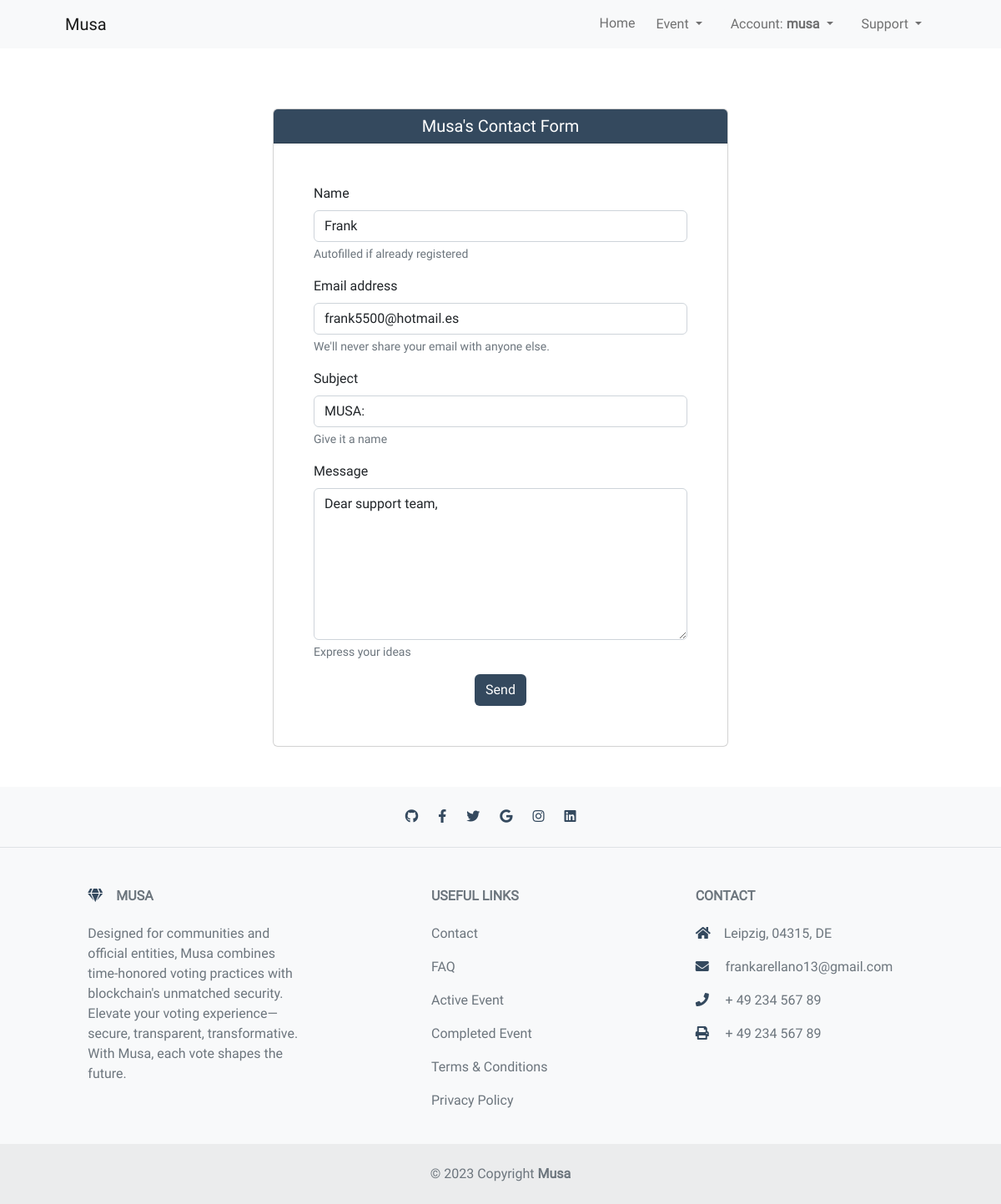
The app's page /contact/ (signed in) with its own data.
### musa/models.py (models this page shows, shortened)
class UserProfile(AbstractUser):
    verified = models.BooleanField(default=False)
    role = models.IntegerField(choices=ROLES, default=0)
    user_card = models.ManyToManyField(
        'vote_management.VoteCard',
        through='vote_management.VoteRecord', related_name='user_cards')
    class Meta:
        ordering = ['username']

### musa/views.py (the view)
# urls.py: path('contact/', views.ContactView.as_view(),
class ContactView(generic.ListView):
    model = UserProfile
    template_name = "frontend/contact.html"
    context_object_name = 'contact_form'

### templates/frontend/contact.html (shortened to what this page needs)
{% extends "base.html" %}
{% block content %}
<div class="container my-5">
    <div class="row d-flex justify-content-center align-items-center">
        <div class="col-lg-6 col-md-12 col-sm-12">
            <div class="card">
                <div class="card-header card-header-blue text-center h5">Musa's Contact Form</div>
                <form id="contactForm" class="card-body p-5" onsubmit="return sendMail(this, event);">
                    <div class="mb-3">
                        <label for="name" class="form-label">Name</label>
                        <input name="name"
                            value="{% if user.is_authenticated %}{{ request.user.first_name }} {% endif %}"
                            class="form-control" id="name" aria-describedby="name" required>
                        <div id="nameHelp" class="form-text">Autofilled if already registered</div>
                    </div>
                    <div class="mb-3">
                        <label for="exampleInputEmail1" class="form-label">Email address</label>
                        <input name="emailaddress" type="email"
                            value="{% if user.is_authenticated %}{{ request.user.email }} {% endif %}"
                            class="form-control" id="exampleInputEmail1" aria-describedby="emailHelp" required>
                        <div id="emailHelp" class="form-text">We'll never share your email with anyone else.</div>
                    </div>
                    <div class="mb-3">
                        <label for="subject" class="form-label">Subject</label>
                        <input name="subject" type="text" value="MUSA: " class="form-control" id="subject"
                            aria-describedby="subjectHelp" required>
                        <div id="subjectHelp" class="form-text">Give it a name</div>
                    </div>
                    <div class="mb-3">
                        <label for="message" class="form-label">Message</label>
                        <textarea name="issue" type="text" class="form-control" id="message" rows="7" cols="7"
                            aria-describedby="messageHelp" required>Dear support team, </textarea>
                        <div id="messageHelp" class="form-text">Express your ideas</div>
                    </div>
                    <div class="text-center">
                        <button type="submit" class="btn btn-primary-blue ">Send</button>
                    </div>
                </form>
            </div>
        </div>
    </div>
</div>
{% endblock content %}

### templates/base.html (shortened to what this page needs)
{% load static %}
{% now "Y" as copyright %}
<!DOCTYPE html>
<html lang="en">
<head>
    <link rel="stylesheet" href="https://cdnjs.cloudflare.com/ajax/libs/font-awesome/5.15.3/css/all.min.css">
    <link href="{% static 'homepage/css/styles.css' %}" rel="stylesheet" />
    <link href="{% static 'custom/css/style.css' %}" rel="stylesheet" />
</head>
<nav class="navbar navbar-expand-lg navbar-light bg-light">
    <div class="container px-5">
        <a class="navbar-brand" href="/">Musa</a>
        <div class="collapse navbar-collapse" id="navbarSupportedContent">
            <ul class="navbar-nav ms-auto mb-2 mb-lg-0">
                <li class="nav-item"><a class="nav-link" aria-current="page" href="/">Home</a></li>
                <li class="nav-item dropdown mx-2">
                    <button class="btn btn-light dropdown-toggle nav-link px-2" data-bs-toggle="dropdown"
                        aria-expanded="false">
                        Event
                    </button>
                </li>
                <li class="nav-item dropdown mx-2">
                    <button class="btn btn-light dropdown-toggle nav-link px-2" data-bs-toggle="dropdown"
                        aria-expanded="false">
                        {% if user.is_authenticated %}
                        Account: <strong>{{ request.user.username }}</strong>
                        {% else %}
                        Account
                        {% endif %}
                    </button>
                </li>
                <li class="nav-item dropdown mx-2">
                    <button class="btn btn-light dropdown-toggle nav-link px-2" data-bs-toggle="dropdown"
                        aria-expanded="false">
                        Support
                    </button>
                </li>
            </ul>
        </div>
    </div>
</nav>
{% block content %}
{% endblock content %}
<footer class="text-center text-lg-start bg-light text-muted mt-5">
    <section class="d-flex justify-content-center p-4 border-bottom">
        <div>
            <ul class="list-unstyled d-flex mb-0">
                <li class="me-4"><a href="https://github.com/plexoio/musa" target="_blank" rel="noopener noreferrer"
                        aria-label="GitHub"><i class="fab fa-github"></i></a></li>
                <li class="me-4"><a href="https://facebook.com/" target="_blank" rel="noopener noreferrer"
                        aria-label="Facebook"><i class="fab fa-facebook-f"></i></a></li>
                <li class="me-4"><a href="https://x.com/" target="_blank" rel="noopener noreferrer"
                        aria-label="Twitter"><i class="fab fa-twitter"></i></a></li>
                <li class="me-4"><a href="https://google.com/" target="_blank" rel="noopener noreferrer"
                        aria-label="Google"><i class="fab fa-google"></i></a></li>
                <li class="me-4"><a href="https://instagram.com/" target="_blank" rel="noopener noreferrer"
                        aria-label="Instagram"><i class="fab fa-instagram"></i></a></li>
                <li class="me-4"><a href="https://linkedin.com/" target="_blank" rel="noopener noreferrer"
                        aria-label="LinkedIn"><i class="fab fa-linkedin"></i></a></li>
            </ul>
        </div>
    </section>
    <section class="">
        <div class="container text-center text-md-start mt-5">
            <div class="row mt-3">
                <div class="col-md-3 col-lg-4 col-xl-3 mx-auto mb-4">
                    <h6 class="text-uppercase fw-bold mb-4">
                        <i class="fas fa-gem me-3"></i>Musa
                    </h6>
                    <p>
                        Designed for communities and official entities, Musa combines time-honored voting practices with
                        blockchain's unmatched security. Elevate your voting experience—secure, transparent,
                        transformative. With Musa, each vote shapes the future.
                    </p>
                </div>
                <div class="col-md-3 col-lg-2 col-xl-2 mx-auto mb-4">
                    <h6 class="text-uppercase fw-bold mb-4">
                        Useful links
                    </h6>
                    <p>
                        <a href="{% url 'contact_form' %}" class="text-reset">Contact</a>
                    </p>
                    <p>
                        <a href="{% url 'faq_page' %}" class="text-reset">FAQ</a>
                    </p>
                    <p>
                        <a href="{% url 'see_more' %}" class="text-reset">Active Event</a>
                    </p>
                    <p>
                        <a href="{% url 'see_more_completed' %}" class="text-reset">Completed Event</a>
                    </p>
                    <p>
                        <a href="{% url 'terms_page' %}" class="text-reset">Terms & Conditions</a>
                    </p>
                    <p>
                        <a href="{% url 'policy_page' %}" class="text-reset">Privacy Policy</a>
                    </p>
                </div>
                <div class="col-md-4 col-lg-3 col-xl-3 mx-auto mb-md-0 mb-4">
                    <h6 class="text-uppercase fw-bold mb-4">Contact</h6>
                    <p><i class="fas fa-home me-3"></i>Leipzig, 04315, DE</p>
                    <p>
                        <i class="fas fa-envelope me-3"></i>
                        frankarellano13@gmail.com
                    </p>
                    <p><i class="fas fa-phone me-3"></i> + 49 234 567 89</p>
                    <p><i class="fas fa-print me-3"></i> + 49 234 567 89</p>
                </div>
            </div>
        </div>
    </section>
    <div class="text-center p-4 footer-bg">
        © {{ copyright }} Copyright
        <a class="text-reset fw-bold" href="https://github.com/plexoio/musa">Musa</a>
    </div>
</footer>
</body>
</html>

### static/custom/css/style.css (style rules this page uses)
* { font-family: 'Roboto', Fairplay, sans-serif; }
a { text-decoration: none; }
.card-header-blue { background-color: #34495e; color: #ffffff; }
input { border: none; }
.btn-primary-blue { background-color: #34495e; color: #ffffff; transition: 0.3s; }
i { color: #34495e; }
.footer-bg { background-color: #0000000d; }

### records on screen
UserProfile: user.username "musa", name "Frank", emailaddress "frank5500@hotmail.es"

### other values on screen
{{ copyright }} "2023"
